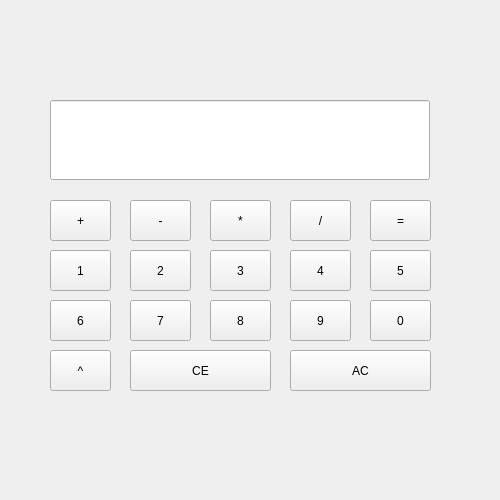
<?xml version="1.0" encoding="UTF-8"?>
<ui version="4.0">
 <class>MainWindow</class>
 <widget class="QMainWindow" name="MainWindow">
  <property name="geometry">
   <rect>
    <x>0</x>
    <y>0</y>
    <width>500</width>
    <height>500</height>
   </rect>
  </property>
  <property name="windowTitle">
   <string>MainWindow</string>
  </property>
  <widget class="QWidget" name="centralwidget">
   <widget class="QLineEdit" name="resultBox">
    <property name="geometry">
     <rect>
      <x>50</x>
      <y>100</y>
      <width>380</width>
      <height>80</height>
     </rect>
    </property>
    <property name="readOnly">
     <bool>true</bool>
    </property>
   </widget>
   <widget class="QPushButton" name="btnAdd">
    <property name="geometry">
     <rect>
      <x>50</x>
      <y>200</y>
      <width>61</width>
      <height>41</height>
     </rect>
    </property>
    <property name="text">
     <string>+</string>
    </property>
   </widget>
   <widget class="QPushButton" name="btnSubtract">
    <property name="geometry">
     <rect>
      <x>130</x>
      <y>200</y>
      <width>61</width>
      <height>41</height>
     </rect>
    </property>
    <property name="text">
     <string>-</string>
    </property>
   </widget>
   <widget class="QPushButton" name="btnMultiply">
    <property name="geometry">
     <rect>
      <x>210</x>
      <y>200</y>
      <width>61</width>
      <height>41</height>
     </rect>
    </property>
    <property name="text">
     <string>*</string>
    </property>
   </widget>
   <widget class="QPushButton" name="btnDivide">
    <property name="geometry">
     <rect>
      <x>290</x>
      <y>200</y>
      <width>61</width>
      <height>41</height>
     </rect>
    </property>
    <property name="text">
     <string>/</string>
    </property>
   </widget>
   <widget class="QPushButton" name="btnEquals">
    <property name="geometry">
     <rect>
      <x>370</x>
      <y>200</y>
      <width>61</width>
      <height>41</height>
     </rect>
    </property>
    <property name="text">
     <string>=</string>
    </property>
   </widget>
   <widget class="QPushButton" name="btn1">
    <property name="geometry">
     <rect>
      <x>50</x>
      <y>250</y>
      <width>61</width>
      <height>41</height>
     </rect>
    </property>
    <property name="text">
     <string>1</string>
    </property>
   </widget>
   <widget class="QPushButton" name="btn2">
    <property name="geometry">
     <rect>
      <x>130</x>
      <y>250</y>
      <width>61</width>
      <height>41</height>
     </rect>
    </property>
    <property name="text">
     <string>2</string>
    </property>
   </widget>
   <widget class="QPushButton" name="btn3">
    <property name="geometry">
     <rect>
      <x>210</x>
      <y>250</y>
      <width>61</width>
      <height>41</height>
     </rect>
    </property>
    <property name="text">
     <string>3</string>
    </property>
   </widget>
   <widget class="QPushButton" name="btn5">
    <property name="geometry">
     <rect>
      <x>370</x>
      <y>250</y>
      <width>61</width>
      <height>41</height>
     </rect>
    </property>
    <property name="text">
     <string>5</string>
    </property>
   </widget>
   <widget class="QPushButton" name="btn4">
    <property name="geometry">
     <rect>
      <x>290</x>
      <y>250</y>
      <width>61</width>
      <height>41</height>
     </rect>
    </property>
    <property name="text">
     <string>4</string>
    </property>
   </widget>
   <widget class="QPushButton" name="btn6">
    <property name="geometry">
     <rect>
      <x>50</x>
      <y>300</y>
      <width>61</width>
      <height>41</height>
     </rect>
    </property>
    <property name="text">
     <string>6</string>
    </property>
   </widget>
   <widget class="QPushButton" name="btn7">
    <property name="geometry">
     <rect>
      <x>130</x>
      <y>300</y>
      <width>61</width>
      <height>41</height>
     </rect>
    </property>
    <property name="text">
     <string>7</string>
    </property>
   </widget>
   <widget class="QPushButton" name="btn9">
    <property name="geometry">
     <rect>
      <x>290</x>
      <y>300</y>
      <width>61</width>
      <height>41</height>
     </rect>
    </property>
    <property name="text">
     <string>9</string>
    </property>
   </widget>
   <widget class="QPushButton" name="btn8">
    <property name="geometry">
     <rect>
      <x>210</x>
      <y>300</y>
      <width>61</width>
      <height>41</height>
     </rect>
    </property>
    <property name="text">
     <string>8</string>
    </property>
   </widget>
   <widget class="QPushButton" name="btn0">
    <property name="geometry">
     <rect>
      <x>370</x>
      <y>300</y>
      <width>61</width>
      <height>41</height>
     </rect>
    </property>
    <property name="text">
     <string>0</string>
    </property>
   </widget>
   <widget class="QPushButton" name="btnExp">
    <property name="geometry">
     <rect>
      <x>50</x>
      <y>350</y>
      <width>61</width>
      <height>41</height>
     </rect>
    </property>
    <property name="text">
     <string>^</string>
    </property>
   </widget>
   <widget class="QPushButton" name="btnAC">
    <property name="geometry">
     <rect>
      <x>290</x>
      <y>350</y>
      <width>141</width>
      <height>41</height>
     </rect>
    </property>
    <property name="text">
     <string>AC</string>
    </property>
   </widget>
   <widget class="QPushButton" name="btnCE">
    <property name="geometry">
     <rect>
      <x>130</x>
      <y>350</y>
      <width>141</width>
      <height>41</height>
     </rect>
    </property>
    <property name="text">
     <string>CE</string>
    </property>
   </widget>
  </widget>
 </widget>
 <resources/>
 <connections/>
</ui>
